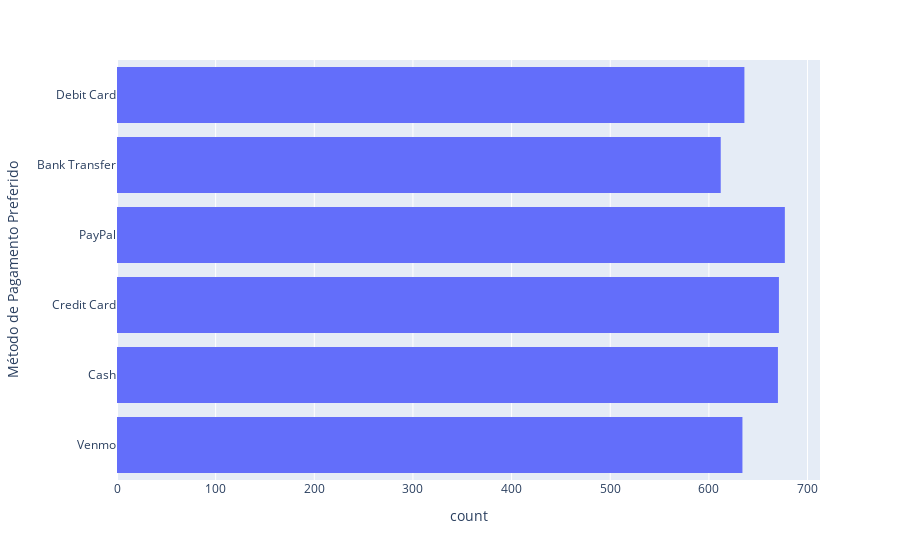

Notebook code for this chart:
### Markdown cell above
# Método de pagamento preferido

### Code cell
fig3=  px.histogram(df, y='Método de Pagamento Preferido')
fig3.show()

### Figure 1 — Plotly figure (JSON) as saved in the notebook; plotly's stock layout.template omitted (floating-point values rounded to 4 significant figures; data arrays with more than 128 entries replaced by an {"elided": "..."} marker saying what was removed)
{"data": [{"alignmentgroup": "True", "bingroup": "y", "hovertemplate": "count=%{x}<br>Método de Pagamento Preferido=%{y}<extra></extra>", "legendgroup": "", "marker": {"color": "#636efa", "pattern": {"shape": ""}}, "name": "", "offsetgroup": "", "orientation": "h", "showlegend": false, "type": "histogram", "xaxis": "x", "y": {"elided": "3900 str values"}, "yaxis": "y"}], "layout": {"barmode": "relative", "legend": {"tracegroupgap": 0}, "margin": {"t": 60}, "xaxis": {"anchor": "y", "domain": [0, 1], "title": {"text": "count"}}, "yaxis": {"anchor": "x", "domain": [0, 1], "title": {"text": "Método de Pagamento Preferido"}}}}
